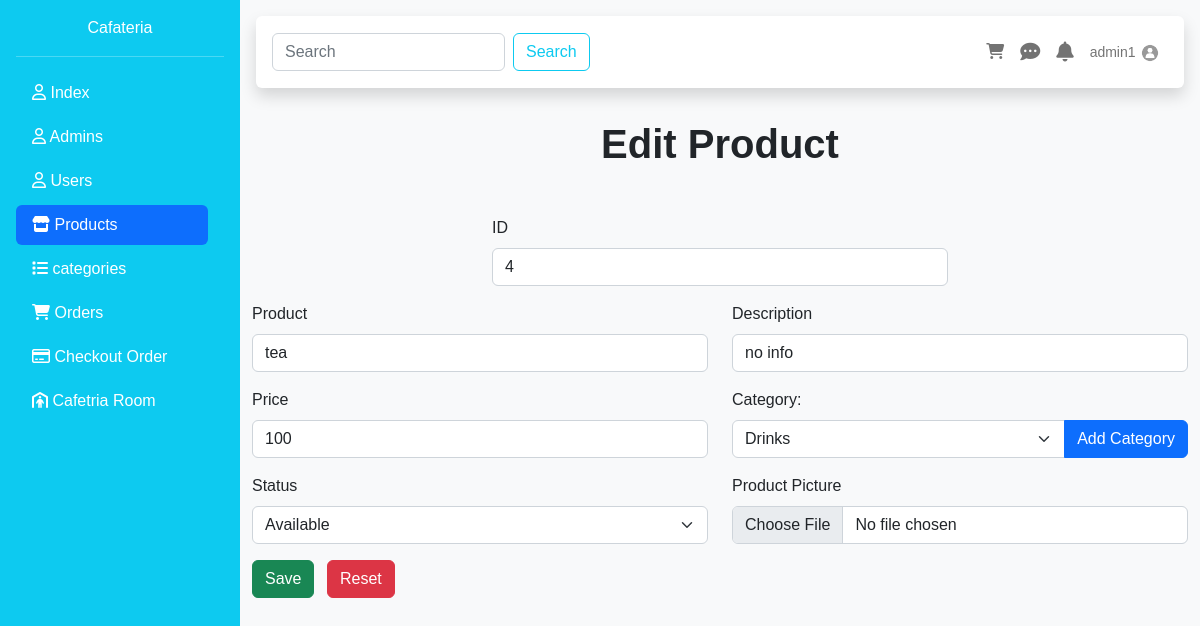
Page /products.php?edit=4 (signed in) on the committed database.
### tables this page shows
CREATE TABLE `products` (
  `id` int(10) UNSIGNED NOT NULL,
  `name` varchar(255) NOT NULL,
  `description` text DEFAULT NULL,
  `price` float NOT NULL,
  `picture` varchar(255) NOT NULL,
  `category_id` int(10) UNSIGNED NOT NULL,
  `status` enum('Available','Not Available') DEFAULT 'Available',
  `created_at` timestamp NOT NULL DEFAULT current_timestamp()
);

### DataBase/DBCLass.php (called while the page is built, shortened)
<?php
require "connect.php";
class Table extends Database{
    public $TbName;
    public function __construct($tableName){
        $this->TbName = $tableName;
    }
    public function Select(array $columns, $condition=1){
        $statement = "SELECT " . implode(",", $columns) . " FROM {$this->TbName} WHERE $condition";
        try {
            $selected = parent::connect()->query($statement);
            return $selected;
        } catch (PDOException $e){
            throw new Exception("PDO Error: " . $e->getMessage());
        }
    }
    public function FindById($cond,$value){
        $sql = "SELECT * FROM {$this->TbName} WHERE $cond = :val";
        $Sel = parent::connect()->prepare($sql);
        $Sel->execute(['val' => $value]);
        if($Sel->rowCount() > 0){
            $result = $Sel->fetch();
            return $result;
        }else{
            throw new Exception("is not Found");
        }
    }
}
?>

### DataBase/connect.php (called while the page is built, shortened)
<?php
class Database{
    static protected $connection = false ;
    private static $server = 'localhost';
    private static $root = "root";
    private static $pass = "";
    private static $Db = "cafeteria";
    public static function connect(){
        if(!self::$connection){
            try {
                self::$connection = new PDO("mysql:host=".self::$server.";dbname=".self::$Db."", self::$root, self::$pass);
            } catch (PDOException $e) {
                die("PDO CONNECTION ERROR: " . $e->getMessage() . "<br/>");
            }
        }
        return self::$connection;
    }
}
?>

### products/editForm.php (the view, shortened to what this page needs)
<?php
$productId = $_GET['edit'];
$cond = "id = $productId";
$SelectProduct = $table->Select(["*"],$cond);
$SelectProduct=$SelectProduct->fetchAll(PDO::FETCH_ASSOC);
echo "<h4 class='display-6 text-center mb-5' style='font-weight: bolder'>Edit Product</h4>";
?>
<form class="container mt-5 needs-validation" style="overflow: scroll" action="products/update.php" method="post" enctype="multipart/form-data" novalidate>
    <div class="row">
        <div class="col-6 offset-3 mb-3">
            <label for="id" class="form-label">ID</label>
            <input type="text" name="id" value="<?=$SelectProduct[0]['id']?>" class="form-control" id="id" readonly>
        </div>
        <div class="col-md-6 mb-3">
            <label for="name" class="form-label">Product</label>
            <input type="text" name="name" class="form-control" value="<?=$SelectProduct[0]['name']?>" id="name" required>
        </div>
        <div class="col-md-6 mb-3">
            <label for="description" class="form-label">Description</label>
            <input type="text" name="description" class="form-control" value="<?=$SelectProduct[0]['description']?>" id="description">
        </div>
    </div>
    <div class="row">
        <div class="col-md-6 mb-3">
            <label for="price" class="form-label">Price</label>
            <input type="number" name="price" class="form-control" id="price" min="5" value="<?=$SelectProduct[0]['price']?>" required>
        </div>
        <div class="col-md-6 mb-3">
            <label for="category_id" class="form-label">Category:</label>
            <div class="input-group">
                <select id="category_id" name="category_id" class="form-select" required>
                    <?php
                    if (empty($cat_selected)) {
                        echo "<option value='default' disabled>";
                        echo "default";
                        echo "</option>";
                    } else {
                        foreach ($cat_selected as $row) {
                            echo "<option value='{$row['id']}'>";
                            echo $row['category_name'];
                            echo "</option>";
                        }
                    }
                    ?>
                </select>
                <button class="btn btn-primary" type="button" id="addCategoryBtn">Add Category</button>
            </div>
        </div>
    </div>
    <div class="row mb-3">
        <div class="col-md-6">
            <label for="status" class="form-label">Status</label>
            <select id="status" name="status" class="form-select" required>
                <option value="Available">Available</option>
            </select>
        </div>
        <div class="col-md-6">
            <label for="picture" class="form-label">Product Picture</label>
            <input type="file" name="picture" class="form-control" id="picture" value="<?=$SelectProduct[0]['picture']?>" required>
        </div>
    </div>
    <button class="btn btn-success me-2" type="submit">Save</button>
    <button class="btn btn-danger" type="reset">Reset</button>
</form>

### include/navbar.php (shortened to what this page needs)
<?php
    $newTable = new Table('admins');
    $currentAdmin = $newTable->FindById('id',$_SESSION['id']);
?>
<div id="body_content" class="bg-light flex-fill">
    <div class="p-3">
        <nav class="navbar navbar-expand-lg bg-white shadow rounded p-3 mb-3">
            <form class="d-flex" role="search">
                <input class="form-control me-2" type="search" placeholder="Search" aria-label="Search">
                <button class="btn btn-outline-info" type="submit">Search</button>
            </form>
            <ul class="navbar-nav ms-auto d-flex flex-row">
                <li class="nav-item me-3 me-lg-0">
                    <a class="nav-link" href="#!">
                        <i class="fas fa-shopping-cart"></i>
                    </a>
                </li>
                <li class="nav-item me-3 me-lg-0">
                    <a class="nav-link" href="#!">
                        <i class="fas fa-comment-dots fa-lg"></i>
                    </a>
                </li>
                <li class="nav-item me-3 me-lg-0">
                    <a class="nav-link" href="#!">
                        <i class="fas fa-bell fa-lg"></i>
                    </a>
                </li>
                <li class="nav-item dropdown me-3 me-lg-0">
                    <a class="nav-link dropdown-toggle" href="#" id="userDropdown" role="button" data-bs-toggle="dropdown" aria-expanded="false">
                    <span class="mr-2 d-none d-lg-inline text-gray-600 small"><?=$currentAdmin['username']?></span>
                        <img class="rounded-circle" src="uploads/<?= $currentAdmin['profile_picture']?>" width="20px" height="20px">
                    </a>
                </li>
            </ul>
        </nav>
    </div>

### include/sidebar.php (style rules this page uses)
html, body { height: 100%; font-family: 'Ubuntu', sans-serif; }
.dropdown-toggle::after { content: none; }

### rows in the picture
products: id "4", name "tea", description "no info", price "100"

### other values in the picture
$currentAdmin['username'] "admin1"
form field category_id "Drinks"
